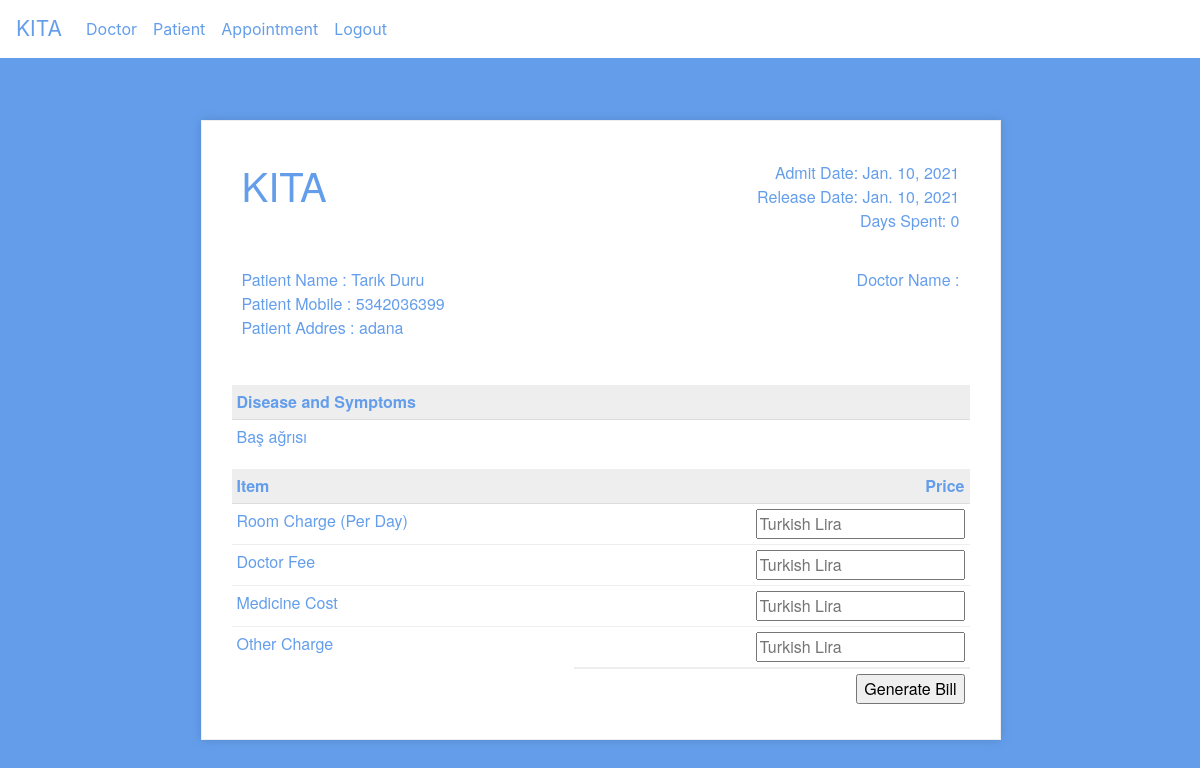
/discharge-patient/14, run on the app's committed database.
### hospital/models.py (models this page shows, shortened)
class Patient(models.Model):
    user=models.OneToOneField(User,on_delete=models.CASCADE)
    profile_pic= models.ImageField(upload_to='profile_pic/PatientProfilePic/',null=True,blank=True)
    address = models.CharField(max_length=40)
    mobile = models.CharField(max_length=20,null=False)
    symptoms = models.CharField(max_length=100,null=False)
    assignedDoctorId = models.PositiveIntegerField(null=True)
    admitDate=models.DateField(auto_now=True)
    status=models.BooleanField(default=False)
    @property
    def get_name(self):
        return self.user.first_name+" "+self.user.last_name

### hospital/views.py (the view, shortened to what this page needs)
# urls.py: path('discharge-patient/<int:pk>', views.discharge_patient_view,name='discharge-patient'),
def discharge_patient_view(request,pk):
    patient=models.Patient.objects.get(id=pk)
    days=(date.today()-patient.admitDate) #2 days
    assignedDoctor=models.User.objects.all().filter(id=patient.assignedDoctorId)
    d=days.days # only how many day that is 2
    patientDict={
        'patientId':pk,
        'name':patient.get_name,
        'mobile':patient.mobile,
        'address':patient.address,
        'symptoms':patient.symptoms,
        'admitDate':patient.admitDate,
        'todayDate':date.today(),
        'day':d,
    }
    return render(request,'hospital/patient_generate_bill.html',context=patientDict)

### templates/hospital/patient_generate_bill.html (shortened to what this page needs)
{% extends 'hospital/admin_base.html' %}
{% load static %}
{% block content %}
<head>
</head>
<br><br><br>
<div class="invoice-box">
  <table cellpadding="0" cellspacing="0">
    <tr class="top">
      <td colspan="2">
        <table>
          <tr>
            <td class="title" style="color: #649eeb">
              <h1>KITA</h1>
            </td>
            <td>
              Admit Date: {{admitDate}}<br>
              Release Date: {{todayDate}}<br>
              Days Spent: {{day}}
            </td>
          </tr>
        </table>
      </td>
    </tr>
    <tr class="information">
      <td colspan="2">
        <table>
          <tr>
            <td>
              Patient Name : {{name}}<br>
              Patient Mobile : {{mobile}}<br>
              Patient Addres : {{address}}<br>
            </td>
            <td>
              Doctor Name :<br>
              {{assignedDoctorName}}<br>
            </td>
          </tr>
        </table>
      </td>
    </tr>
    <tr class="heading">
      <td>
        Disease and Symptoms
      </td>
      <td>
      </td>
    </tr>
    <tr class="details">
      <td>
        {{symptoms}}
      </td>
    </tr>
    <tr class="heading">
      <td>
        Item
      </td>
      <td>
        Price
      </td>
    </tr>
    <form method="post">
      <tr class="item">
        <td>
          Room Charge (Per Day)
        </td>
        <td>
          <input type="number" name="roomCharge" placeholder="Turkish Lira" value="">
        </td>
      </tr>
      <tr class="item">
        <td>
          Doctor Fee
        </td>
        <td>
          <input type="number" name="doctorFee" placeholder="Turkish Lira" value="">
        </td>
      </tr>
      <tr class="item">
        <td>
          Medicine Cost
        </td>
        <td>
          <input type="number" name="medicineCost" placeholder="Turkish Lira" value="">
        </td>
      </tr>
      <tr class="item last">
        <td>
          Other Charge
        </td>
        <td>
          <input type="number" name="OtherCharge" placeholder="Turkish Lira" value="">
        </td>
      </tr>
      <tr class="total">
        <td></td>
        <td>
          <input type="submit" name="submit" value="Generate Bill">
        </td>
      </tr>
    </form>
  </table>
</div>
{% endblock content %}

### static/style.css (style rules this page uses)
body { padding-left: 240px; }

### templates/hospital/patient_generate_bill.html (style rules this page uses)
.invoice-box { max-width: 800px; margin: auto; padding: 30px; border: 1px solid #eee; box-shadow: 0 0 10px rgba(0, 0, 0, .15); font-size: 16px; line-height: 24px; font-family: 'Helvetica Neue', 'Helvetica', Helvetica, Arial, sans-serif; background: white; color: #649eeb; }
.invoice-box table { width: 100%; line-height: inherit; text-align: left; }
.invoice-box table td { padding: 5px; vertical-align: top; }
.invoice-box table tr td:nth-child(2) { text-align: right; }
.invoice-box table tr.top table td { padding-bottom: 20px; }
.invoice-box table tr.top table td.title { font-size: 45px; line-height: 45px; color: #333; }
.invoice-box table tr.information table td { padding-bottom: 40px; }
.invoice-box table tr.heading td { background: #eee; border-bottom: 1px solid #ddd; font-weight: bold; }
.invoice-box table tr.details td { padding-bottom: 20px; }
.invoice-box table tr.item td { border-bottom: 1px solid #eee; }
.invoice-box table tr.item.last td { border-bottom: none; }
.invoice-box table tr.total td:nth-child(2) { border-top: 2px solid #eee; font-weight: bold; }

### data on the page
Patient: admitDate "Jan. 10, 2021", mobile "5342036399", address "adana", symptoms "Baş ağrısı"

### other printed values
{{ name }} "Tarık Duru"
